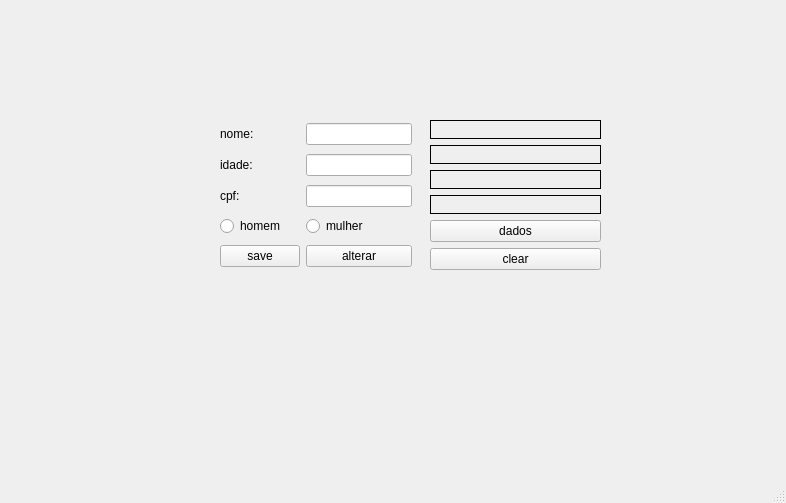
<?xml version="1.0" encoding="UTF-8"?>
<ui version="4.0">
 <class>MainWindow</class>
 <widget class="QMainWindow" name="MainWindow">
  <property name="geometry">
   <rect>
    <x>0</x>
    <y>0</y>
    <width>786</width>
    <height>503</height>
   </rect>
  </property>
  <property name="windowTitle">
   <string>MainWindow</string>
  </property>
  <widget class="QWidget" name="centralwidget">
   <widget class="QWidget" name="">
    <property name="geometry">
     <rect>
      <x>220</x>
      <y>120</y>
      <width>192</width>
      <height>151</height>
     </rect>
    </property>
    <layout class="QGridLayout" name="gridLayout">
     <item row="1" column="0">
      <widget class="QLabel" name="label_2">
       <property name="text">
        <string>idade:</string>
       </property>
      </widget>
     </item>
     <item row="1" column="1">
      <widget class="QLineEdit" name="edt_idade"/>
     </item>
     <item row="5" column="0">
      <widget class="QPushButton" name="btn_salvar">
       <property name="text">
        <string>save</string>
       </property>
      </widget>
     </item>
     <item row="4" column="1">
      <widget class="QRadioButton" name="rad_femea">
       <property name="text">
        <string>mulher</string>
       </property>
      </widget>
     </item>
     <item row="0" column="1">
      <widget class="QLineEdit" name="edt_nome"/>
     </item>
     <item row="4" column="0">
      <widget class="QRadioButton" name="rad_macho">
       <property name="text">
        <string>homem </string>
       </property>
      </widget>
     </item>
     <item row="2" column="1">
      <widget class="QLineEdit" name="edt_cpf"/>
     </item>
     <item row="0" column="0">
      <widget class="QLabel" name="label">
       <property name="text">
        <string>nome:</string>
       </property>
      </widget>
     </item>
     <item row="5" column="1">
      <widget class="QPushButton" name="btn_alterar">
       <property name="text">
        <string>alterar</string>
       </property>
      </widget>
     </item>
     <item row="2" column="0">
      <widget class="QLabel" name="label_3">
       <property name="text">
        <string>cpf:</string>
       </property>
      </widget>
     </item>
    </layout>
   </widget>
   <widget class="QWidget" name="">
    <property name="geometry">
     <rect>
      <x>430</x>
      <y>120</y>
      <width>171</width>
      <height>150</height>
     </rect>
    </property>
    <layout class="QVBoxLayout" name="verticalLayout_2">
     <item>
      <widget class="QLabel" name="lbl_nome">
       <property name="frameShape">
        <enum>QFrame::Box</enum>
       </property>
       <property name="text">
        <string/>
       </property>
      </widget>
     </item>
     <item>
      <widget class="QLabel" name="lbl_idade">
       <property name="frameShape">
        <enum>QFrame::Box</enum>
       </property>
       <property name="text">
        <string/>
       </property>
      </widget>
     </item>
     <item>
      <widget class="QLabel" name="lbl_cpf">
       <property name="frameShape">
        <enum>QFrame::Box</enum>
       </property>
       <property name="text">
        <string/>
       </property>
      </widget>
     </item>
     <item>
      <widget class="QLabel" name="lbl_sexo">
       <property name="frameShape">
        <enum>QFrame::Box</enum>
       </property>
       <property name="text">
        <string/>
       </property>
      </widget>
     </item>
     <item>
      <widget class="QPushButton" name="btn_dados">
       <property name="text">
        <string>dados</string>
       </property>
      </widget>
     </item>
     <item>
      <widget class="QPushButton" name="btn_limpar">
       <property name="text">
        <string>clear</string>
       </property>
      </widget>
     </item>
    </layout>
   </widget>
  </widget>
  <widget class="QMenuBar" name="menubar">
   <property name="geometry">
    <rect>
     <x>0</x>
     <y>0</y>
     <width>786</width>
     <height>22</height>
    </rect>
   </property>
  </widget>
  <widget class="QStatusBar" name="statusbar"/>
 </widget>
 <resources/>
 <connections/>
</ui>
